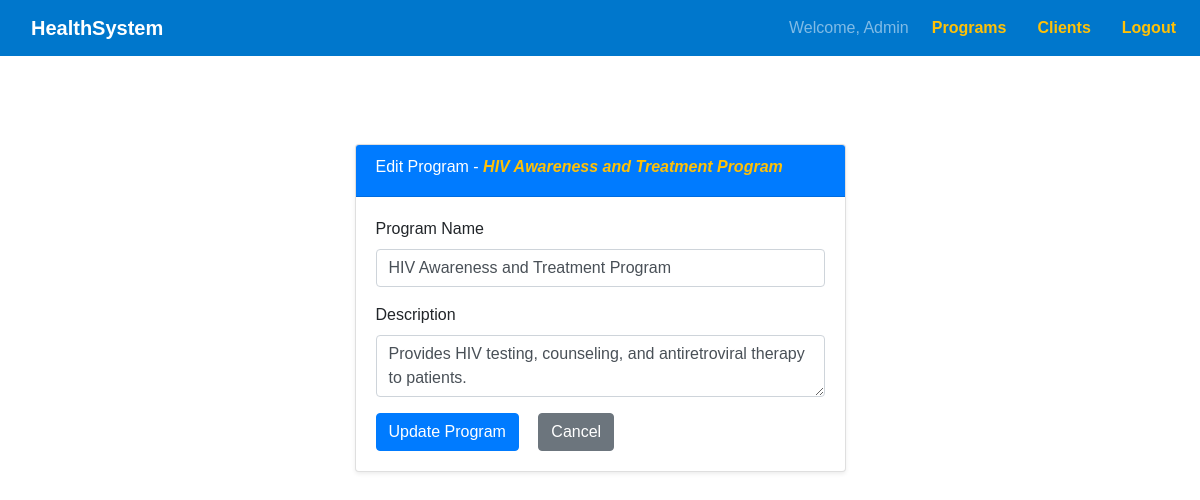
The app's page /programs/edit/4/ (signed in) with its own data.
### health/models.py (models this page shows, shortened)
class HealthProgram(models.Model):
    name = models.CharField(max_length=100, unique=True)
    description = models.TextField(blank=True)
    created_at = models.DateTimeField(auto_now_add=True)

### health/views.py (the view)
# urls.py: path('programs/edit/<int:program_id>/', views.edit_program, name='edit_program'),
@login_required
def edit_program(request, program_id):
    program = get_object_or_404(HealthProgram, id=program_id)
    if request.method == 'POST':
        form = HealthProgramForm(request.POST, instance=program)
        if form.is_valid():
            form.save()
            return redirect('program_list')# redirect to the program list after editing
    else:
        form = HealthProgramForm(instance=program)
    return render(request, 'edit_program.html', {'form': form, 'program': program})

### health/forms.py
class HealthProgramForm(forms.ModelForm):
    class Meta:
        model = HealthProgram
        fields = ['name', 'description']
        widgets = {
            'name': forms.TextInput(attrs={'class': 'form-control'}),
            'description': forms.Textarea(attrs={'class': 'form-control'}),
        }

### health/templates/edit_program.html (shortened to what this page needs)
{% extends 'base.html' %}
{% block content %}
<div class="container mt-4">
    <div class="row justify-content-center">
        <div class="col-md-6">
            <div class="card shadow-sm">
                <div class="card-header bg-primary text-white">
                   <h6>Edit Program - <i class="text-warning"> <b>{{ program.name }}</b></i></h6>
                </div>
                <div class="card-body">
                    <form method="post">
                        <div class="form-group">
                            <label for="id_name">Program Name</label>
                            <input type="text" name="name" class="form-control" id="id_name" value="{{ form.name.value }}">
                        </div>
                        <div class="form-group">
                            <label for="id_description">Description</label>
                            <textarea name="description" class="form-control" id="id_description">{{ form.description.value }}</textarea>
                        </div>
                        <button type="submit" class="btn btn-primary">Update Program</button>
                        <a href="{% url 'program_list' %}" class="btn btn-secondary">Cancel</a>
                    </form>
                </div>
            </div>
        </div>
    </div>
</div>
{% endblock %}

### health/templates/base.html (shortened to what this page needs)
<!DOCTYPE html>
<html lang="en">
<head>
    <link href="https://stackpath.bootstrapcdn.com/bootstrap/4.5.2/css/bootstrap.min.css" rel="stylesheet">
    <link href="https://cdnjs.cloudflare.com/ajax/libs/font-awesome/6.4.2/css/all.min.css" rel="stylesheet">
</head>
<body>
    <nav class="navbar navbar-expand-lg navbar-dark">
        <a class="navbar-brand" href="#">HealthSystem</a>
        <div class="collapse navbar-collapse" id="navbarNav">
            <ul class="navbar-nav ml-auto">
                {% if user.is_authenticated %}
                    <li class="nav-item">
                        <span class="navbar-text">Welcome, {{ user.username|title }}</span>
                    </li>
                    <li class="nav-item">
                        <a class="nav-link text-warning" href="{% url 'program_list' %}">Programs</a>
                    </li>
                    <li class="nav-item">
                        <a class="nav-link text-warning" href="{% url "client_list" %}">Clients</a>
                    </li>
                    <li class="nav-item">
                        <a class="nav-link text-warning" href="{% url 'logout' %}">Logout</a>
                    </li>
                {% else %}
                    <li class="nav-item">
                        <a class="nav-link text-warning" href="{% url 'login' %}">Login</a>
                    </li>
                {% endif %}
            </ul>
        </div>
    </nav>
    <div class="container">
        {% block content %}{% endblock %}
    </div>
</body>
</html>

### health/templates/base.html (style rules this page uses)
body { font-family: Arial, sans-serif; margin: 0; }
.navbar { background-color: #0077cc; }
a { color: white; margin-left: 15px; text-decoration: none; font-weight: bold; }
.container { padding: 2em; }

### records on screen
HealthProgram: name "HIV Awareness and Treatment Program", description "Provides HIV testing, counseling, and antiretroviral therapy to patients."

### other values on screen
{{ user.username|title }} "Admin"
